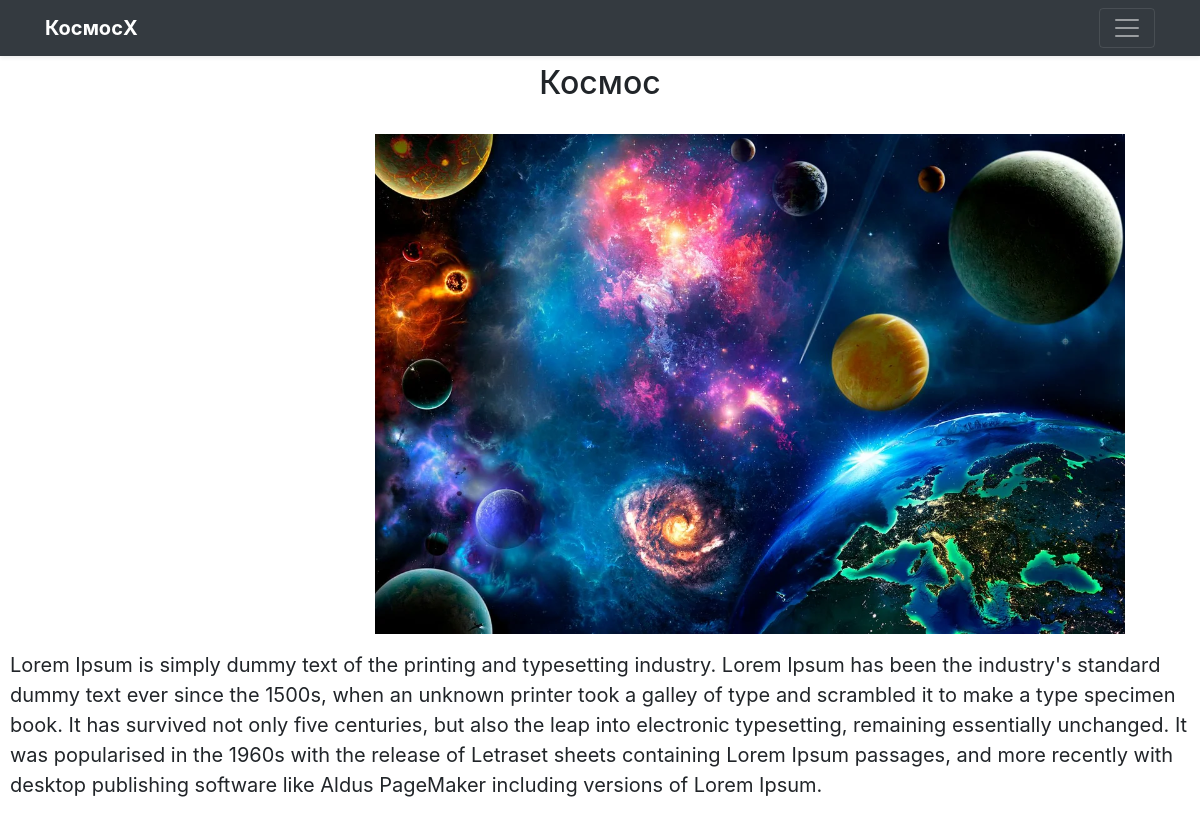
/category/article_ch.php?id=1, run on the app's committed database.
### tables this page shows
CREATE TABLE `age_children` (
  `id` int(11) NOT NULL,
  `title` varchar(255) NOT NULL,
  `description` varchar(255) DEFAULT NULL,
  `text` text NOT NULL,
  `img` varchar(255) NOT NULL
);

### category/article_ch.php (the view, shortened to what this page needs)
<!DOCTYPE html>
<html lang="en">
<head>
    <link rel="stylesheet" href="../css/style.css">
    <link href="../assets/dist/css/bootstrap.min.css" rel="stylesheet">
    <link rel="stylesheet" href="https://stackpath.bootstrapcdn.com/bootstrap/4.5.2/css/bootstrap.min.css">
</head>
<body>
    <?php require_once "../blocks/header.php"; ?>
    <?php
        require_once "../connect_db/connect.php";
        $id = isset($_GET['id']) ? $_GET['id'] : '';
        $query = "SELECT * FROM age_children WHERE id = '$id' ";
        $result = $connection->query($query);
        $rows = $result->num_rows;
        for ($j = 0 ; $j < $rows ; ++$j)
        {
            ?>
            <h2 style="text-align: center;"><?php
                                                $result->data_seek($j);
                                                echo '<h2 style="text-align: center;">' . $result->fetch_assoc()['title'] . '<h2>'; ?></h2><br>
            <img src="../img/<?php
                            $result->data_seek($j);
                            echo $result->fetch_assoc()['img']; ?>">
            <p><?php
                    $result->data_seek($j);
                    echo '<p style="font-size:20px; hyphens: auto; margin:10px;">' . $result->fetch_assoc()['text'] . '<p>'; ?></p><br>
            <?php
        }
    ?>
</body>
</html>

### category/article_ch.php (style rules this page uses)
img { margin-left: 375px; height: 500px; }

### data on the page
age_children: title "Космос", img (picture), text "Lorem Ipsum is simply dummy text of the printing and typesetting industry. Lorem Ipsum has been the industry's standard dummy text ever since the 1500s, when an unknown printer took a galley of type and scrambled it to make a type specimen book. It has survived not only five centuries, but also the leap into electronic typesetting, remaining essentially unchanged. It was popularised in the 1960s with the release of Letraset sheets containing Lorem Ipsum passages, and more recently with desktop publishing software like Aldus PageMaker including versions of Lorem Ipsum."
